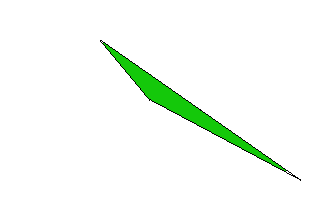
Frame 1 (no input)
Frame 60 (the mouse pressed at the canvas centre just before this capture): identical to frame 1, image omitted
Frame 120 (the mouse held since frame 60 and released just before this capture): identical to frame 1, image omitted

The Processing sketch that drew this single still picture (run headless with seeded random() and noise(); from frame 60 on, the mouse is pressed at the canvas centre):

// Processing sketch: Rellenado
// ── Rellenado.pde
void setup(){
  size(310,210);
  background(255);
  loadPixels();
Dda a=new Dda(100,40,150,100,1);
Dda a1=new Dda(100,40,200,110,1);
Dda a2=new Dda(200,110,300,180,1);
Dda a3=new Dda(300,180,150,100,1);
//Relleno2 F=new Relleno2(width,height);
Relleno F=new Relleno();
F.Relleno1(200,120,20,200,10,0,0,0);
}


void draw(){

}

// ── DDA_Correcto.pde

class Dda {
    int x1,x2,y1,y2,size;
    String pen;
    float ax, ay, x, y, variacion;
    Dda(int _x1, int _y1, int _x2, int _y2,int _size) {
        this.x1 = _x1;
        this.y1 = _y1;
        this.x2 = _x2;
        this.y2 = _y2;
        this.size=_size;
        
        this.print();
    }
    private void print() {
        //si la variacion en x es mayor o igual que la variacion en y
        if (abs(x2 - x1) >= abs(y2 - y1)) {
            variacion = abs(x2 - x1);
        } else {
            //si la variacion en y es mayor que la variacion en x
            variacion = abs(y2 - y1);
        }
        ax = (x2 - x1) / variacion; //el valor a aumentar en x
        ay = (y2 - y1) / variacion; //el valor a aumentar en y

        x = (float) x1;
        y = (float) y1;
        int i = 0;
        
        while (i <= variacion) {
            //point(round(x), round(y));
            //point(x,y);
            stroke(0,0,0);
            //point((int)x,height-(int)y);
            pixels[int(x)+(int(y)*width)]=color(0,0,0);
            x = x + ax;
            y = y + ay;
            i++;
        }
    }
}

// ── Relleno.pde
class Relleno{
  
void Relleno1( int x, int y, int red,int green, int blue, int redb, int greenb, int blueb ) {
  color a=color(redb,greenb,blueb);
  color b=color(red,green,blue);
  color comparador=get(x,y); 
  //loadPixels();
  println(b+"   "+pixels[x+(y*width)]);
  
if ( color(pixels[x+(y*width)]) != color(a) && color(pixels[x+(y*width)]) != color(b)) {

pixels[x+(y*width)]=b;
updatePixels();
Relleno1( x+1, y, red, green, blue , redb, greenb,blueb );
Relleno1( x, y+1, red, green, blue , redb, greenb,blueb );
Relleno1( x-1, y, red, green, blue , redb, greenb,blueb );
Relleno1( x, y-1, red, green, blue , redb, greenb,blueb );
}
updatePixels();
}
}

// ── Relleno1.pde
class Relleno2{
  int color_re=250;
  int bp=0;
  color pink = color(255, 102, 204);
  
  Relleno2(int Ancho,int Alto){
    point(309,209);
loadPixels();
color a;
color b;
/*
for(int y=0;y<height;y++){
  for(int x=0;x<width;x++){
    a=get(x,y);
    b=get(x+1,y);
    println("Color= "+a+" pixel # "+y*x);
    
    if(int(a)!=-1&&bp==0&&int(b)!=-1){
    bp=1;
    }
    else{
      if(int(a)!=-1&&bp==1&&int(b)!=-1){
    bp=0;
    println("bbbb");
    }
    }
    if(bp==1&&int(b)!=-1){
    stroke(130,40,10);
    point(x,y);
    println("aaaaaaa");
    }
    if(int(a)!=-1&&bp==0&&int(b)!=-1){
    bp=1;
    }
  }
}
*/
int t=0;
for(int i=0;i<Ancho*Alto;i++){
   
    println("Color= "+pixels[i]+"  contador: "+i+" "+bp);
    if(t<Ancho*Alto-1){
      t++;
    }
      if(pixels[i]!=-1&&bp==0&&pixels[t]!=-1){
    bp=1;
    }
    else{
      if(pixels[i]!=-1&&bp==1&&pixels[t]!=-1){
    bp=0;
    }
    }
    if(bp==1){
    fill(color_re);
    pixels[i]=pink;
    }
  }
updatePixels();
}
}
